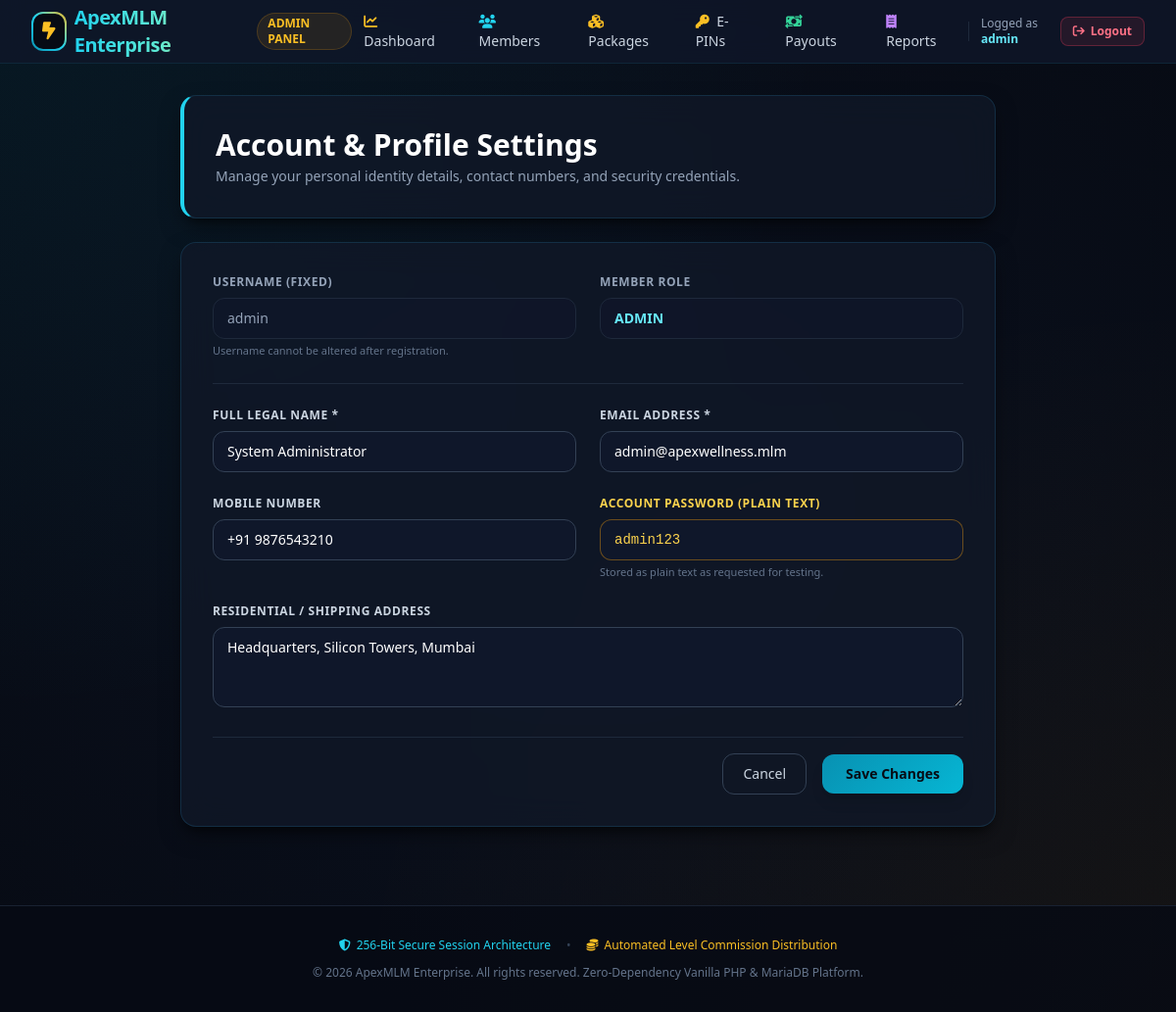
Page /member/profile.php (signed in) on the committed database.
### tables this page shows
CREATE TABLE IF NOT EXISTS users (
    id INT AUTO_INCREMENT PRIMARY KEY,
    username VARCHAR(50) NOT NULL UNIQUE,
    plain_password VARCHAR(255) NOT NULL,
    sponsor_id INT NULL,
    role ENUM('admin', 'member') NOT NULL DEFAULT 'member',
    full_name VARCHAR(100) NOT NULL,
    mobile VARCHAR(20) NULL,
    email VARCHAR(100) NOT NULL UNIQUE,
    address TEXT NULL,
    created_at TIMESTAMP DEFAULT CURRENT_TIMESTAMP,
    CONSTRAINT fk_users_sponsor FOREIGN KEY (sponsor_id) REFERENCES users(id) ON DELETE SET NULL
);

### includes/auth.php (called while the page is built, shortened)
<?php
function getCurrentUser(): ?array {
    $pdo = getDBConnection();
    $stmt = $pdo->prepare('SELECT id, username, plain_password, sponsor_id, role, full_name, mobile, email, address, created_at FROM users WHERE id = :id LIMIT 1');
    $stmt->execute(['id' => $_SESSION['user_id']]);
    $user = $stmt->fetch();
    return $user ?: null;
}
function e($str): string {
    return htmlspecialchars((string)$str, ENT_QUOTES, 'UTF-8');
}

### member/profile.php (the view, shortened to what this page needs)
<?php
require_once __DIR__ . '/../includes/auth.php';
require_once __DIR__ . '/../includes/header.php';
?>
<div class="max-w-4xl mx-auto px-4 sm:px-6 lg:px-8 py-8 space-y-6">
    <div class="glass-panel rounded-2xl p-6 sm:p-8 border-l-4 border-l-cyan-400">
        <h1 class="text-2xl sm:text-3xl font-extrabold text-white">Account & Profile Settings</h1>
        <p class="text-sm text-slate-400 mt-1">
            Manage your personal identity details, contact numbers, and security credentials.
        </p>
    </div>
    <div class="glass-panel rounded-2xl p-6 sm:p-8">
        <form method="POST" action="/member/profile.php" class="space-y-6">
            <div class="grid grid-cols-1 sm:grid-cols-2 gap-6 pb-6 border-b border-slate-800">
                <div>
                    <label class="block text-xs font-semibold uppercase tracking-wider text-slate-400 mb-2">Username (Fixed)</label>
                    <input type="text" disabled value="<?= e($currentUser['username']) ?>"
                           class="w-full px-3.5 py-2.5 bg-slate-900/60 border border-slate-800 rounded-xl text-slate-400 text-sm cursor-not-allowed">
                    <span class="text-[11px] text-slate-500 mt-1 block">Username cannot be altered after registration.</span>
                </div>
                <div>
                    <label class="block text-xs font-semibold uppercase tracking-wider text-slate-400 mb-2">Member Role</label>
                    <input type="text" disabled value="<?= strtoupper(e($currentUser['role'])) ?>"
                           class="w-full px-3.5 py-2.5 bg-slate-900/60 border border-slate-800 rounded-xl text-cyan-300 font-semibold text-sm cursor-not-allowed">
                </div>
            </div>
            <div class="grid grid-cols-1 sm:grid-cols-2 gap-6">
                <div>
                    <label class="block text-xs font-semibold uppercase tracking-wider text-slate-300 mb-2">Full Legal Name *</label>
                    <input type="text" name="full_name" required value="<?= e($currentUser['full_name']) ?>"
                           class="w-full px-3.5 py-2.5 bg-slate-900 border border-slate-700 rounded-xl text-white text-sm focus:border-cyan-400 focus:outline-none">
                </div>
                <div>
                    <label class="block text-xs font-semibold uppercase tracking-wider text-slate-300 mb-2">Email Address *</label>
                    <input type="email" name="email" required value="<?= e($currentUser['email']) ?>"
                           class="w-full px-3.5 py-2.5 bg-slate-900 border border-slate-700 rounded-xl text-white text-sm focus:border-cyan-400 focus:outline-none">
                </div>
            </div>
            <div class="grid grid-cols-1 sm:grid-cols-2 gap-6">
                <div>
                    <label class="block text-xs font-semibold uppercase tracking-wider text-slate-300 mb-2">Mobile Number</label>
                    <input type="text" name="mobile" value="<?= e($currentUser['mobile'] ?? '') ?>"
                           class="w-full px-3.5 py-2.5 bg-slate-900 border border-slate-700 rounded-xl text-white text-sm focus:border-cyan-400 focus:outline-none">
                </div>
                <div>
                    <label class="block text-xs font-semibold uppercase tracking-wider text-amber-300 mb-2">Account Password (Plain Text)</label>
                    <input type="text" name="plain_password" value="<?= e($currentUser['plain_password']) ?>"
                           class="w-full px-3.5 py-2.5 bg-slate-900 border border-amber-500/40 rounded-xl text-amber-300 font-mono text-sm focus:border-amber-400 focus:outline-none">
                    <span class="text-[11px] text-slate-500 mt-1 block">Stored as plain text as requested for testing.</span>
                </div>
            </div>
            <div>
                <label class="block text-xs font-semibold uppercase tracking-wider text-slate-300 mb-2">Residential / Shipping Address</label>
                <textarea name="address" rows="3" class="w-full px-3.5 py-2.5 bg-slate-900 border border-slate-700 rounded-xl text-white text-sm focus:border-cyan-400 focus:outline-none"><?= e($currentUser['address'] ?? '') ?></textarea>
            </div>
            <div class="flex items-center justify-end gap-4 pt-4 border-t border-slate-800">
                <a href="/member/dashboard.php" class="px-5 py-2.5 rounded-xl border border-slate-700 text-slate-300 text-sm hover:bg-slate-800 transition">
                    Cancel
                </a>
                <button type="submit" class="px-6 py-2.5 rounded-xl font-bold text-slate-950 glow-cyan-btn text-sm shadow-lg">
                    Save Changes
                </button>
            </div>
        </form>
    </div>
</div>
<?php require_once __DIR__ . '/../includes/footer.php'; ?>

### includes/header.php (shortened to what this page needs)
<?php
require_once __DIR__ . '/auth.php';
$currentUser = getCurrentUser();
?>
<!DOCTYPE html>
<html lang="en" class="dark">
<head>
    <script src="https://cdn.tailwindcss.com"></script>
    <link rel="stylesheet" href="https://cdnjs.cloudflare.com/ajax/libs/font-awesome/6.5.1/css/all.min.css">
    <link rel="stylesheet" href="/assets/css/custom.css">
</head>
<body class="bg-slate-950 text-slate-100 min-h-screen flex flex-col font-sans antialiased selection:bg-cyan-500 selection:text-white">
<header class="border-b border-cyan-900/30 bg-slate-900/80 backdrop-blur-md sticky top-0 z-50">
    <div class="max-w-7xl mx-auto px-4 sm:px-6 lg:px-8 h-16 flex items-center justify-between">
        <div class="flex items-center space-x-3">
            <a href="/" class="flex items-center space-x-2 group">
                <div class="w-10 h-10 rounded-xl bg-gradient-to-tr from-cyan-600 via-cyan-400 to-amber-400 p-[2px] transition duration-300 group-hover:scale-105">
                    <div class="w-full h-full bg-slate-950 rounded-[10px] flex items-center justify-center">
                        <i class="fa-solid fa-bolt-lightning text-amber-400 text-lg"></i>
                    </div>
                </div>
                <span class="text-xl font-bold tracking-tight bg-gradient-to-r from-cyan-400 via-teal-300 to-amber-400 bg-clip-text text-transparent">
                </span>
            </a>
            <?php if ($currentUser && $currentUser['role'] === 'admin'): ?>
                <span class="ml-2 px-2.5 py-0.5 text-xs font-semibold rounded-full bg-amber-500/10 text-amber-400 border border-amber-500/20">ADMIN PANEL</span>
            <?php elseif ($currentUser): ?>
                <span class="ml-2 px-2.5 py-0.5 text-xs font-semibold rounded-full bg-cyan-500/10 text-cyan-400 border border-cyan-500/20">MEMBER HUB</span>
            <?php endif; ?>
        </div>
        <nav class="flex items-center space-x-1 sm:space-x-3">
            <?php if ($currentUser): ?>
                <?php if ($currentUser['role'] === 'admin'): ?>
                    <a href="/admin/dashboard.php" class="px-3 py-2 text-sm font-medium text-slate-300 hover:text-amber-400 rounded-lg hover:bg-slate-800/60 transition"><i class="fa-solid fa-chart-line mr-1 text-amber-400"></i> Dashboard</a>
                    <a href="/admin/users.php" class="px-3 py-2 text-sm font-medium text-slate-300 hover:text-cyan-400 rounded-lg hover:bg-slate-800/60 transition"><i class="fa-solid fa-users mr-1 text-cyan-400"></i> Members</a>
                    <a href="/admin/packages.php" class="px-3 py-2 text-sm font-medium text-slate-300 hover:text-amber-400 rounded-lg hover:bg-slate-800/60 transition"><i class="fa-solid fa-cubes mr-1 text-amber-400"></i> Packages</a>
                    <a href="/admin/pins.php" class="px-3 py-2 text-sm font-medium text-slate-300 hover:text-amber-400 rounded-lg hover:bg-slate-800/60 transition"><i class="fa-solid fa-key mr-1 text-amber-400"></i> E-PINs</a>
                    <a href="/admin/payouts.php" class="px-3 py-2 text-sm font-medium text-slate-300 hover:text-emerald-400 rounded-lg hover:bg-slate-800/60 transition"><i class="fa-solid fa-money-bill-transfer mr-1 text-emerald-400"></i> Payouts</a>
                    <a href="/admin/reports.php" class="px-3 py-2 text-sm font-medium text-slate-300 hover:text-purple-400 rounded-lg hover:bg-slate-800/60 transition"><i class="fa-solid fa-receipt mr-1 text-purple-400"></i> Reports</a>
                <?php endif; ?>
                <div class="flex items-center space-x-2">
                    <span class="text-xs text-slate-400 hidden md:inline">Logged as <span class="text-cyan-300 font-semibold"><?= e($currentUser['username']) ?></span></span>
                    <a href="/logout.php" class="px-3 py-1.5 text-xs font-semibold text-rose-400 bg-rose-500/10 hover:bg-rose-500/20 border border-rose-500/30 rounded-lg transition flex items-center">
                        <i class="fa-solid fa-arrow-right-from-bracket mr-1.5"></i> Logout
                    </a>
                </div>
            <?php endif; ?>
        </nav>
    </div>
</header>
<main class="flex-grow">

### assets/css/custom.css (style rules this page uses)
:root { --bg-deep-slate: #0a0f1d; --card-glass: rgba(16, 24, 40, 0.75); --card-border: rgba(56, 189, 248, 0.15); --card-border-gold: rgba(245, 158, 11, 0.25); --accent-cyan: #06b6d4; --accent-gold: #f59e0b; --glow-cyan: rgba(6, 182, 212, 0.25); --glow-gold: rgba(245, 158, 11, 0.25); }
body { background-color: var(--bg-deep-slate); background-image: radial-gradient(at 0% 0%, rgba(6, 182, 212, 0.08) 0px, transparent 50%), radial-gradient(at 100% 100%, rgba(245, 158, 11, 0.06) 0px, transparent 50%), radial-gradient(at 50% 50%, rgba(15, 23, 42, 0.5) 0px, transparent 100%); background-attachment: fixed; color: #e2e8f0; min-height: 100vh; }
.glass-panel { background: var(--card-glass); backdrop-filter: blur(16px); -webkit-backdrop-filter: blur(16px); border: 1px solid var(--card-border); box-shadow: 0 10px 25px -5px rgba(0, 0, 0, 0.5), 0 8px 10px -6px rgba(0, 0, 0, 0.5); }
.glow-cyan-btn { background: linear-gradient(135deg, #0891b2 0%, #06b6d4 100%); box-shadow: 0 0 15px var(--glow-cyan); transition: all 0.2s ease-in-out; }

### rows in the picture
users: username "admin", role "ADMIN", full_name "System Administrator", email "admin@apexwellness.mlm", mobile "+91 9876543210", plain_password "admin123", address "Headquarters, Silicon Towers, Mumbai"

### other values in the picture
APP_NAME "ApexMLM Enterprise"
